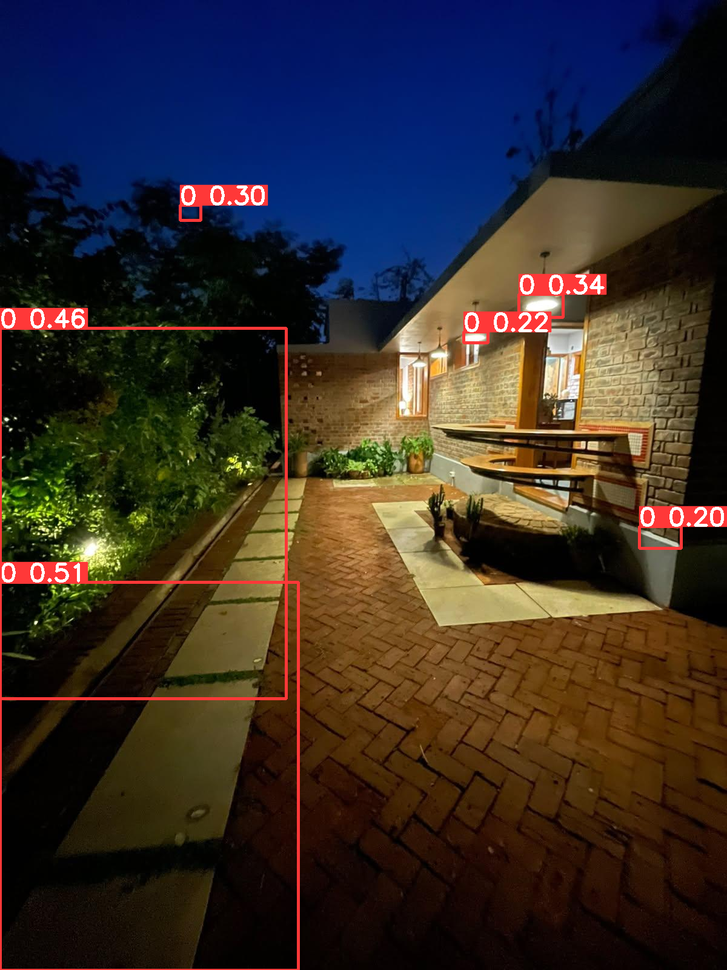
#> input picture runs/predict/exp/visuals/Media (14).png, 727 x 970 px, shrunk from 1200 x 1600 before the run, given in place of Media (14).jpg, which was not available
$ python Identify_light_sources.py
#> lines starting #> are read from the running program, lines starting #| are printed output that depends on the picture; after the words box and inside, x2 and y2 are one past the last pixel; in counts of white or black regions, pixels touching at a corner belong together; pictures that were not available may be replaced by others from this repository, and a replacement may not be noted
#> in process_bulb_image, image is the input picture: shape (970, 727, 3); mean B, G, R 40.8, 45, 54.6
import cv2
import numpy as np
import os
import json

def get_luminosity(image):
    """Converts image to grayscale to isolate raw pixel intensity."""
    return cv2.cvtColor(image, cv2.COLOR_BGR2GRAY)
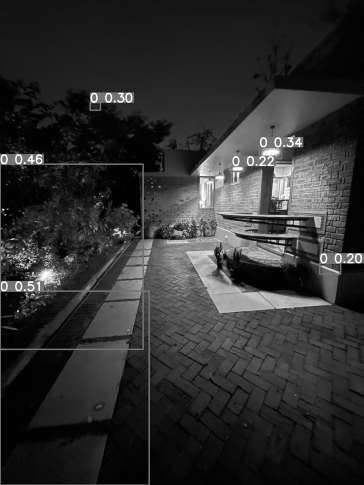
#> returned value: shape (970, 727) (shown at 1/2 size); min 0, max 255, mean 47.4

def reduce_haziness(gray_image, gamma=2.5):
    """Reduces haziness (glare) using Gamma Correction (LUT) to darken mid-tones."""
#> called with gamma = 2
    # Create a lookup table mapping pixel values [0, 255] to their gamma-adjusted values
    table = np.array([((i / 255.0) ** gamma) * 255 for i in np.arange(0, 256)]).astype("uint8")

    # Apply the lookup table using OpenCV
    return cv2.LUT(gray_image, table)
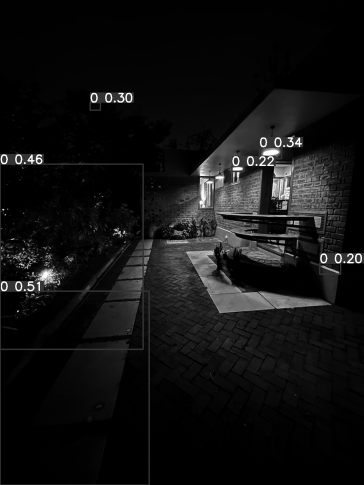
#> returned value: shape (970, 727) (shown at 1/2 size); min 0, max 255, mean 17.6

def isolate_active_bulbs(smoothed_image, threshold_value):
    """Applies binary thresholding to isolate the brightest light sources."""
#> called with threshold_value = 220
    _, thresh = cv2.threshold(smoothed_image, threshold_value, 255, cv2.THRESH_BINARY)
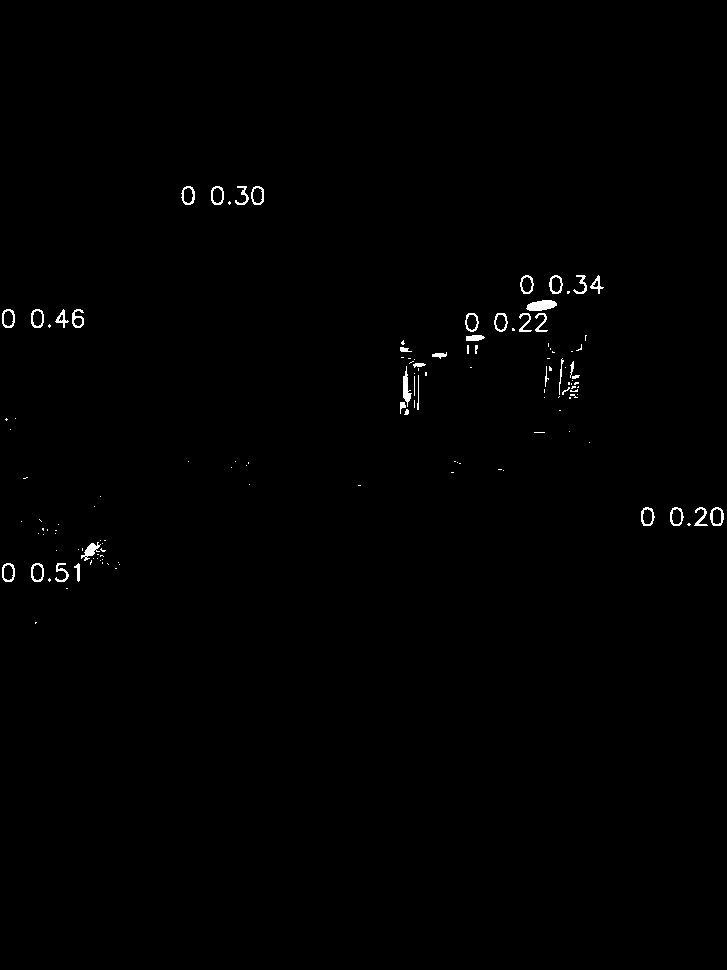
#> thresh: shape (970, 727); 0.54% white in thin lines or dots, all inside (x1, y1, x2, y2) = (2, 186, 724, 624)
    return thresh

def is_round_or_oval(contour, min_circularity=0.10, min_axis_ratio=0.15, min_solidity=0.60):
    """
    Checks if a light source is even remotely circular, oval, or spherical.
    Allows heavily deformed/stretched ovals while filtering out long, sharp linear streaks.
    """
    area = cv2.contourArea(contour)
    perimeter = cv2.arcLength(contour, True)

    if perimeter == 0 or area == 0:
        return False

    # 1. Very relaxed circularity check: 4 * pi * Area / Perimeter^2 (1.0 = perfect circle)
    circularity = (4 * np.pi * area) / (perimeter ** 2)

    # 2. Relaxed oval / axis ratio check
    if len(contour) >= 5:
        (_, _), (d1, d2), _ = cv2.fitEllipse(contour)
        axis_ratio = min(d1, d2) / max(d1, d2) if max(d1, d2) > 0 else 0.0
    else:
        _, _, w, h = cv2.boundingRect(contour)
        axis_ratio = min(w, h) / max(w, h) if max(w, h) > 0 else 0.0

    # 3. Solidity check: how solid/convex the light blob is (circles and ovals are compact)
    hull = cv2.convexHull(contour)
    hull_area = cv2.contourArea(hull)
    solidity = area / hull_area if hull_area > 0 else 0.0

    # Accept if it satisfies ANY relaxed sign of roundness/oval shape
    return (circularity >= min_circularity) or (axis_ratio >= min_axis_ratio) or (solidity >= min_solidity)

def count_and_annotate_bulbs(thresh_image, original_image, min_area):
    """Finds contours, filters by area and roundness, and compiles bulb metadata."""
#> called with min_area = 4
    contours, _ = cv2.findContours(thresh_image, cv2.RETR_EXTERNAL, cv2.CHAIN_APPROX_SIMPLE)
#> contours = 133 contours, 101 with area under 20; largest, box (x1, y1, x2, y2) and area: (526, 300, 557, 311) 218, (710, 507, 724, 526) 195, (641, 507, 655, 526) 190, (31, 563, 44, 582) 190, (2, 563, 15, 582) 190

    valid_contours = [
        c for c in contours
        if cv2.contourArea(c) > min_area and is_round_or_oval(c)
    ]
#> valid_contours = 45 contours, 13 with area under 20; largest, box (x1, y1, x2, y2) and area: (526, 300, 557, 311) 218, (710, 507, 724, 526) 195, (641, 507, 655, 526) 190, (31, 563, 44, 582) 190, (2, 563, 15, 582) 190

    bulb_data = []
    annotated_image = original_image.copy()

    for idx, c in enumerate(valid_contours, start=1):
        x, y, w, h = cv2.boundingRect(c)

        # Calculate centroid coordinates
        M = cv2.moments(c)
        cx = int(M["m10"] / M["m00"]) if M["m00"] != 0 else x + (w // 2)
        cy = int(M["m01"] / M["m00"]) if M["m00"] != 0 else y + (h // 2)

        bulb_data.append({
            "id": idx,
            "centroid": {"x": cx, "y": cy},
            "area_pixels": float(cv2.contourArea(c)),
            "bbox": {"x": int(x), "y": int(y), "width": int(w), "height": int(h)}
        })
#> this loop made 45 passes
#> (x, y, w, h, cx, cy) on passes 1 to 8: (74, 563, 6, 19, 77, 571), (55, 563, 14, 19, 61, 572), (31, 563, 13, 19, 36, 572), (2, 563, 13, 19, 7, 572), (100, 548, 6, 4, 102, 550), (81, 542, 20, 19, 89, 550), (710, 507, 14, 19, 716, 516), (694, 507, 14, 19, 700, 516)
#> after the loop, bulb_data = 45 items

    cv2.drawContours(annotated_image, valid_contours, -1, (0, 0, 255), 2)
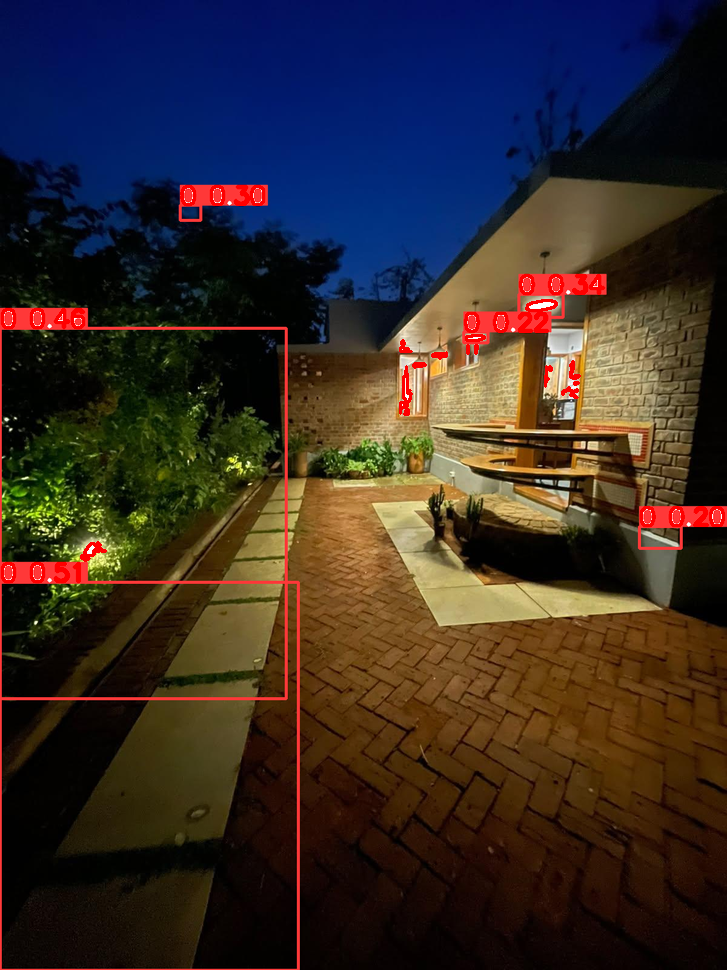
#> annotated_image: shape (970, 727, 3); 0.84% of pixels changed, all inside (x1, y1, x2, y2) = (1, 185, 725, 583)
    return bulb_data, annotated_image
# [25 lines left out: function identify_dark_zones, not called in this run]

def process_bulb_image(image_path):
    """Executes the bulb detection pipeline and saves outputs with a JSON report."""
    image = cv2.imread(image_path)
    if image is None:
        print("Error: Could not load image. Check the file path.")
        return

    # Image processing steps
    gray = get_luminosity(image)
    smooth = reduce_haziness(gray, gamma=2.0)
    thresh = isolate_active_bulbs(smooth, threshold_value=220)
    bulb_data, final_image = count_and_annotate_bulbs(thresh, image, min_area=4)
#> bulb_data = 45 items

    # Compile JSON report
    h, w, _ = image.shape
    report = {
        "image_metadata": {
            "file_name": os.path.basename(image_path),
            "resolution": {"width": w, "height": h}
        },
        "parameters_used": {
            "gamma_correction": 2.5,
            "threshold_value": 220,
            "min_area": 4,
            "shape_filters": {
                "min_circularity": 0.10,
                "min_axis_ratio": 0.15,
                "min_solidity": 0.60
            }
        },
        "summary": {
            "total_working_bulbs": len(bulb_data),
            "lighting_status": "OPERATIONAL" if len(bulb_data) > 0 else "NO_ACTIVE_BULBS"
        },
        "detected_bulbs": bulb_data
    }

    # Save output artifacts
    output_dir = "output_images"
    os.makedirs(output_dir, exist_ok=True)

    cv2.imwrite(os.path.join(output_dir, "1_luminosity.png"), gray)
    cv2.imwrite(os.path.join(output_dir, "2_haziness_reduced.png"), smooth)
    cv2.imwrite(os.path.join(output_dir, "3_brightness_threshold.png"), thresh)
    cv2.imwrite(os.path.join(output_dir, "4_detected_bulbs.png"), final_image)

    json_path = os.path.join(output_dir, "bulb_report.json")
    with open(json_path, "w") as f:
        json.dump(report, f, indent=2)

    print(f"Total working bulbs detected: {len(bulb_data)}")
#| Total working bulbs detected: 45
    print(f"Results and report saved to '{output_dir}'.")

if __name__ == "__main__":
    # Replace with your actual image path
    process_bulb_image(r'C:\Users\soham.dalui\OneDrive - JK Technosoft Ltd\Desktop\Cafe\Nudge\Cafe_Lights\Media (14).jpg')

$ run again, with runs/predict/exp/visuals/Media (10).png copied over runs/predict/exp/visuals/Media (14).png
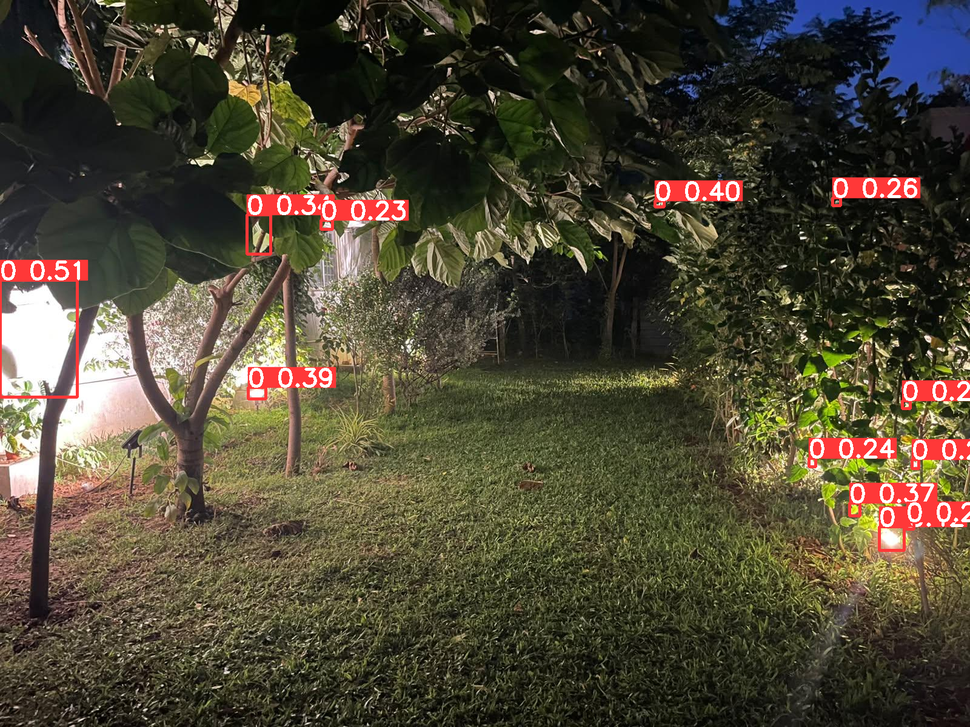
#> input picture runs/predict/exp/visuals/Media (10).png, 970 x 727 px, shrunk from 1600 x 1200 before the run, given in place of Media (14).jpg, which was not available
#> in process_bulb_image, image is the input picture: shape (727, 970, 3); mean B, G, R 53.1, 71.1, 77.3
#> in isolate_active_bulbs, `_, thresh = cv2.threshold(smoothed_image, threshold_value, 255, cv2.TH..`:
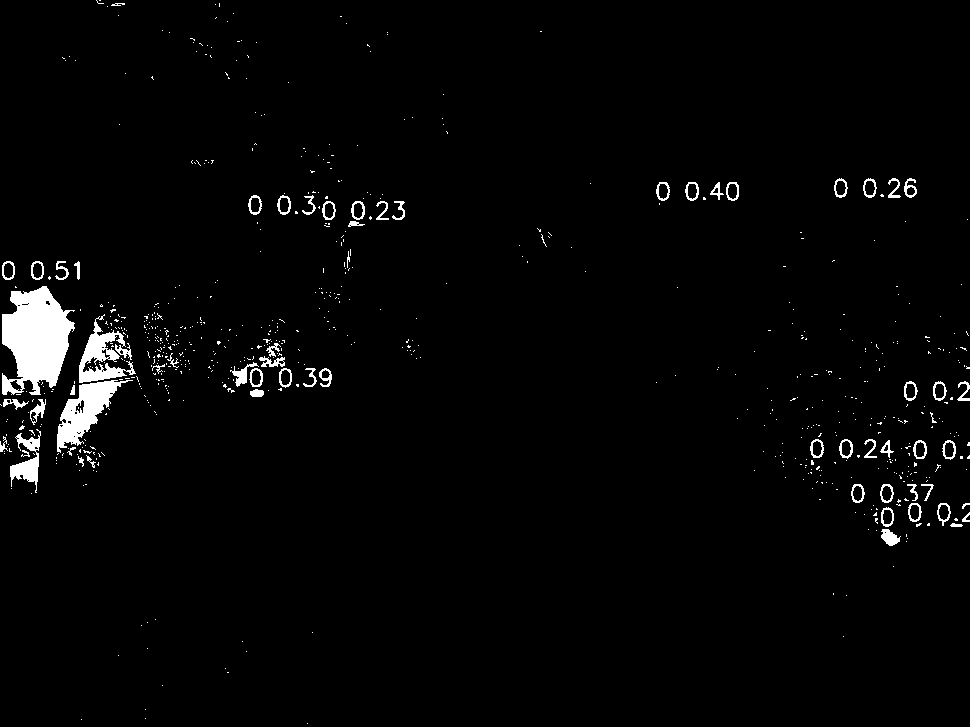
#> thresh: shape (727, 970); 2.4% white; 723 white regions (657 under 20 px)
#> contours = 721 contours, 664 with area under 20; largest, box (x1, y1, x2, y2) and area: (2, 286, 75, 395) 5136, (57, 380, 133, 453) 2032, (79, 314, 136, 383) 1276, (10, 429, 41, 493) 678, (839, 439, 853, 459) 193
#> valid_contours = 83 contours, 26 with area under 20; largest, box (x1, y1, x2, y2) and area: (2, 286, 75, 395) 5136, (57, 380, 133, 453) 2032, (79, 314, 136, 383) 1276, (10, 429, 41, 493) 678, (839, 439, 853, 459) 193
#> the loop in count_and_annotate_bulbs, `for idx, c in enumerate(valid_contours, start=1):` made 83 passes
#> (x, y, w, h, cx, cy) on passes 1, 2, 3, 4, 5, 6, 8, 9: (881, 529, 20, 17, 889, 537), (950, 523, 13, 4, 955, 524), (916, 523, 6, 4, 918, 524), (954, 518, 4, 3, 955, 519), (875, 518, 3, 6, 875, 519), (962, 512, 8, 10, 965, 517), (881, 507, 13, 20, 886, 516), (962, 503, 8, 6, 964, 504)
#> after the loop in count_and_annotate_bulbs, `for idx, c in enumerate(valid_contours, start=1):`: bulb_data = 83 items
#> in count_and_annotate_bulbs, `cv2.drawContours(annotated_image, valid_contours, -1, (0, 0, 255), 2)`:
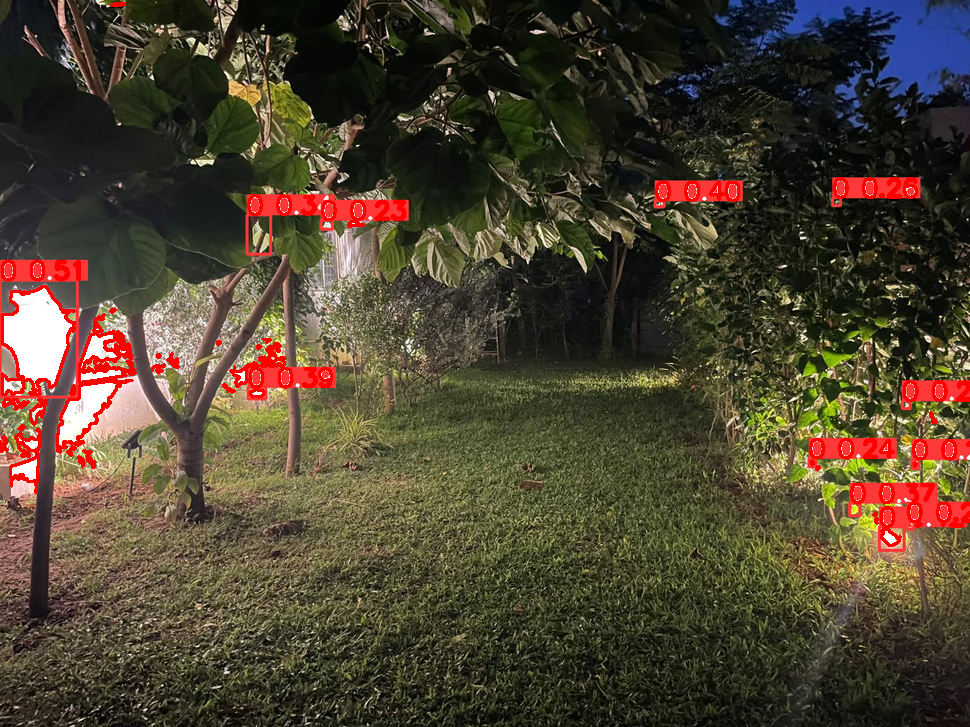
#> annotated_image: shape (727, 970, 3); 2.1% of pixels changed, all inside (x1, y1, x2, y2) = (0, 2, 970, 547)
#| Total working bulbs detected: 83

$ run again, with runs/predict/exp/visuals/Media (11).png copied over runs/predict/exp/visuals/Media (14).png
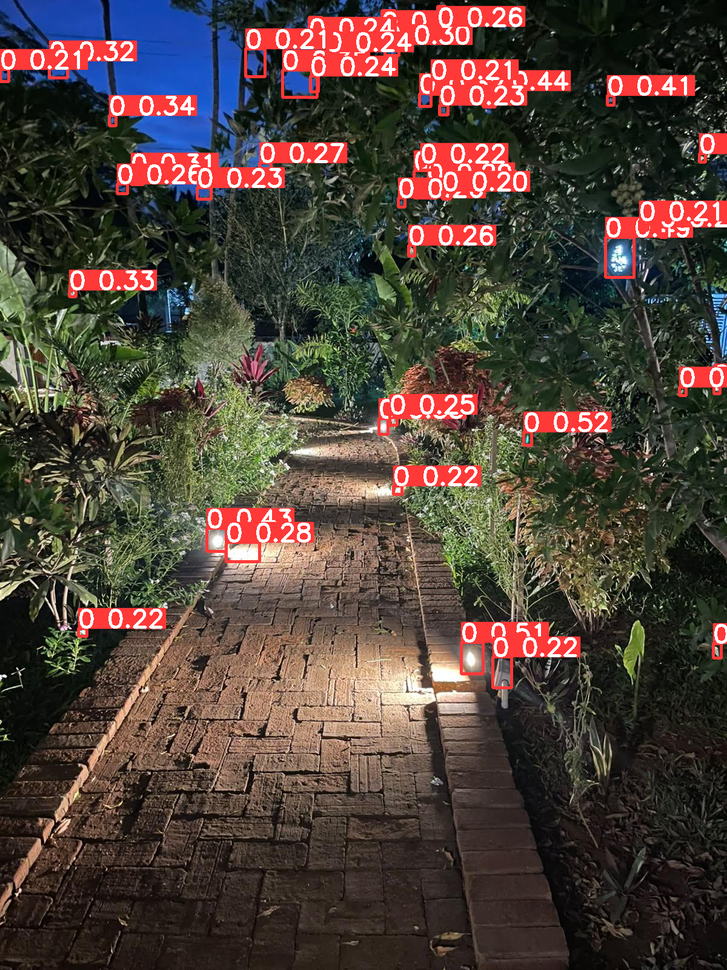
#> input picture runs/predict/exp/visuals/Media (11).png, 727 x 970 px, shrunk from 1200 x 1600 before the run, given in place of Media (14).jpg, which was not available
#> in process_bulb_image, image is the input picture: shape (970, 727, 3); mean B, G, R 58.6, 66.5, 79.8
#> in isolate_active_bulbs, `_, thresh = cv2.threshold(smoothed_image, threshold_value, 255, cv2.TH..`:
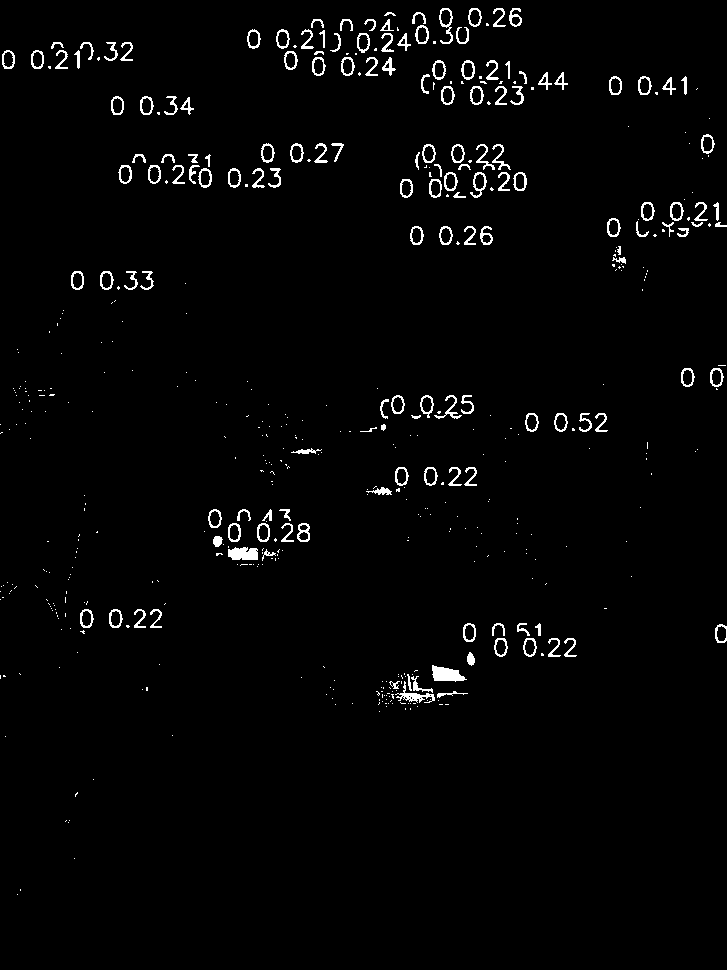
#> thresh: shape (970, 727); 2.1% white in thin lines or dots
#> contours = 514 contours, 368 with area under 20; largest, box (x1, y1, x2, y2) and area: (432, 665, 467, 682) 332, (228, 547, 258, 560) 290, (439, 8, 453, 44) 230, (470, 172, 487, 198) 208, (461, 60, 475, 80) 195
#> valid_contours = 168 contours, 22 with area under 20; largest, box (x1, y1, x2, y2) and area: (432, 665, 467, 682) 332, (228, 547, 258, 560) 290, (439, 8, 453, 44) 230, (470, 172, 487, 198) 208, (461, 60, 475, 80) 195
#> the loop in count_and_annotate_bulbs, `for idx, c in enumerate(valid_contours, start=1):` made 168 passes
#> (x, y, w, h, cx, cy) on passes 1 to 3: (437, 691, 31, 7, 445, 693), (395, 681, 40, 22, 414, 695), (389, 681, 11, 8, 393, 684)
#> after the loop in count_and_annotate_bulbs, `for idx, c in enumerate(valid_contours, start=1):`: bulb_data = 168 items
#> in count_and_annotate_bulbs, `cv2.drawContours(annotated_image, valid_contours, -1, (0, 0, 255), 2)`:
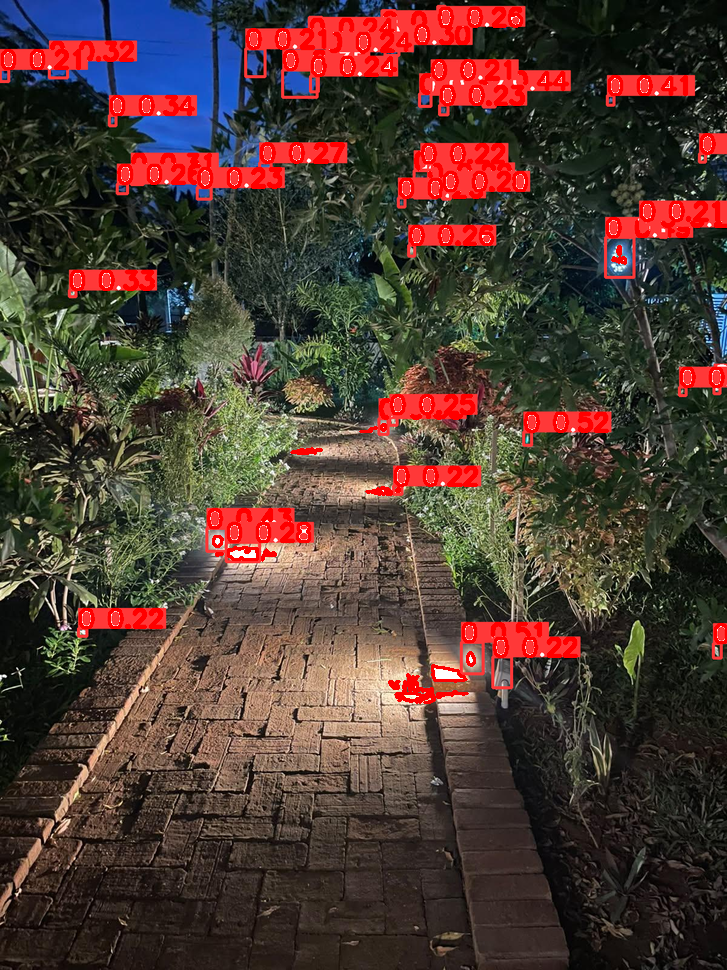
#> annotated_image: shape (970, 727, 3); 3.63% of pixels changed, all inside (x1, y1, x2, y2) = (1, 7, 727, 704)
#| Total working bulbs detected: 168
